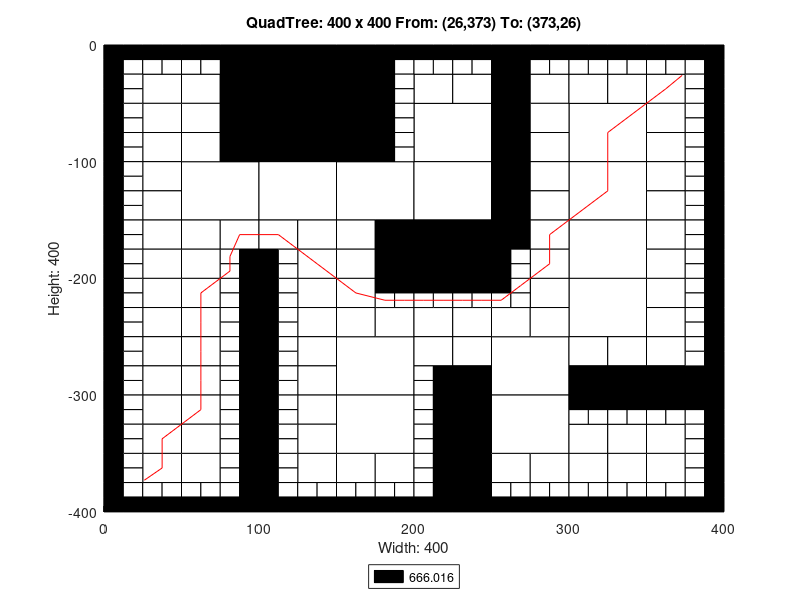

MATLAB code for this plot:
axis([0 400 -400 0]);
title('QuadTree: 400 x 400 From: (26,373) To: (373,26)');
xlabel('Width: 400');
ylabel('Height: 400');
rectangle('Position',[100 -50 50 50], 'FaceColor',[0 0 0]);
rectangle('Position',[100 -100 50 50], 'FaceColor',[0 0 0]);
rectangle('Position',[50 -150 50 50], 'FaceColor',[1 1 1]);
rectangle('Position',[100 -150 50 50], 'FaceColor',[1 1 1]);
rectangle('Position',[150 -150 50 50], 'FaceColor',[1 1 1]);
rectangle('Position',[200 -100 50 50], 'FaceColor',[1 1 1]);
rectangle('Position',[300 -100 50 50], 'FaceColor',[1 1 1]);
rectangle('Position',[200 -150 50 50], 'FaceColor',[1 1 1]);
rectangle('Position',[200 -200 50 50], 'FaceColor',[0 0 0]);
rectangle('Position',[300 -150 50 50], 'FaceColor',[1 1 1]);
rectangle('Position',[300 -200 50 50], 'FaceColor',[1 1 1]);
rectangle('Position',[150 -300 50 50], 'FaceColor',[1 1 1]);
rectangle('Position',[150 -350 50 50], 'FaceColor',[1 1 1]);
rectangle('Position',[250 -300 50 50], 'FaceColor',[1 1 1]);
rectangle('Position',[300 -250 50 50], 'FaceColor',[1 1 1]);
rectangle('Position',[250 -350 50 50], 'FaceColor',[1 1 1]);
rectangle('Position',[25 -50 25 25], 'FaceColor',[1 1 1]);
rectangle('Position',[75 -25 25 25], 'FaceColor',[0 0 0]);
rectangle('Position',[50 -50 25 25], 'FaceColor',[1 1 1]);
rectangle('Position',[75 -50 25 25], 'FaceColor',[0 0 0]);
rectangle('Position',[25 -75 25 25], 'FaceColor',[1 1 1]);
rectangle('Position',[25 -100 25 25], 'FaceColor',[1 1 1]);
rectangle('Position',[50 -75 25 25], 'FaceColor',[1 1 1]);
rectangle('Position',[75 -75 25 25], 'FaceColor',[0 0 0]);
rectangle('Position',[50 -100 25 25], 'FaceColor',[1 1 1]);
rectangle('Position',[75 -100 25 25], 'FaceColor',[0 0 0]);
rectangle('Position',[150 -25 25 25], 'FaceColor',[0 0 0]);
rectangle('Position',[150 -50 25 25], 'FaceColor',[0 0 0]);
rectangle('Position',[150 -75 25 25], 'FaceColor',[0 0 0]);
rectangle('Position',[150 -100 25 25], 'FaceColor',[0 0 0]);
rectangle('Position',[25 -125 25 25], 'FaceColor',[1 1 1]);
rectangle('Position',[25 -150 25 25], 'FaceColor',[1 1 1]);
rectangle('Position',[25 -175 25 25], 'FaceColor',[1 1 1]);
rectangle('Position',[25 -200 25 25], 'FaceColor',[1 1 1]);
rectangle('Position',[50 -175 25 25], 'FaceColor',[1 1 1]);
rectangle('Position',[75 -175 25 25], 'FaceColor',[1 1 1]);
rectangle('Position',[50 -200 25 25], 'FaceColor',[1 1 1]);
rectangle('Position',[100 -175 25 25], 'FaceColor',[1 1 1]);
rectangle('Position',[125 -175 25 25], 'FaceColor',[1 1 1]);
rectangle('Position',[125 -200 25 25], 'FaceColor',[1 1 1]);
rectangle('Position',[150 -175 25 25], 'FaceColor',[1 1 1]);
rectangle('Position',[175 -175 25 25], 'FaceColor',[0 0 0]);
rectangle('Position',[150 -200 25 25], 'FaceColor',[1 1 1]);
rectangle('Position',[175 -200 25 25], 'FaceColor',[0 0 0]);
rectangle('Position',[200 -50 25 25], 'FaceColor',[1 1 1]);
rectangle('Position',[225 -50 25 25], 'FaceColor',[1 1 1]);
rectangle('Position',[250 -25 25 25], 'FaceColor',[0 0 0]);
rectangle('Position',[250 -50 25 25], 'FaceColor',[0 0 0]);
rectangle('Position',[275 -50 25 25], 'FaceColor',[1 1 1]);
rectangle('Position',[250 -75 25 25], 'FaceColor',[0 0 0]);
rectangle('Position',[275 -75 25 25], 'FaceColor',[1 1 1]);
rectangle('Position',[250 -100 25 25], 'FaceColor',[0 0 0]);
rectangle('Position',[275 -100 25 25], 'FaceColor',[1 1 1]);
rectangle('Position',[300 -50 25 25], 'FaceColor',[1 1 1]);
rectangle('Position',[325 -50 25 25], 'FaceColor',[1 1 1]);
rectangle('Position',[350 -50 25 25], 'FaceColor',[1 1 1]);
rectangle('Position',[350 -75 25 25], 'FaceColor',[1 1 1]);
rectangle('Position',[350 -100 25 25], 'FaceColor',[1 1 1]);
rectangle('Position',[250 -125 25 25], 'FaceColor',[0 0 0]);
rectangle('Position',[275 -125 25 25], 'FaceColor',[1 1 1]);
rectangle('Position',[250 -150 25 25], 'FaceColor',[0 0 0]);
rectangle('Position',[275 -150 25 25], 'FaceColor',[1 1 1]);
rectangle('Position',[250 -175 25 25], 'FaceColor',[0 0 0]);
rectangle('Position',[275 -175 25 25], 'FaceColor',[1 1 1]);
rectangle('Position',[275 -200 25 25], 'FaceColor',[1 1 1]);
rectangle('Position',[350 -125 25 25], 'FaceColor',[1 1 1]);
rectangle('Position',[350 -150 25 25], 'FaceColor',[1 1 1]);
rectangle('Position',[350 -175 25 25], 'FaceColor',[1 1 1]);
rectangle('Position',[350 -200 25 25], 'FaceColor',[1 1 1]);
rectangle('Position',[25 -225 25 25], 'FaceColor',[1 1 1]);
rectangle('Position',[25 -250 25 25], 'FaceColor',[1 1 1]);
rectangle('Position',[50 -225 25 25], 'FaceColor',[1 1 1]);
rectangle('Position',[50 -250 25 25], 'FaceColor',[1 1 1]);
rectangle('Position',[25 -275 25 25], 'FaceColor',[1 1 1]);
rectangle('Position',[25 -300 25 25], 'FaceColor',[1 1 1]);
rectangle('Position',[50 -275 25 25], 'FaceColor',[1 1 1]);
rectangle('Position',[50 -300 25 25], 'FaceColor',[1 1 1]);
rectangle('Position',[125 -225 25 25], 'FaceColor',[1 1 1]);
rectangle('Position',[125 -250 25 25], 'FaceColor',[1 1 1]);
rectangle('Position',[150 -225 25 25], 'FaceColor',[1 1 1]);
rectangle('Position',[150 -250 25 25], 'FaceColor',[1 1 1]);
rectangle('Position',[175 -250 25 25], 'FaceColor',[1 1 1]);
rectangle('Position',[125 -275 25 25], 'FaceColor',[1 1 1]);
rectangle('Position',[125 -300 25 25], 'FaceColor',[1 1 1]);
rectangle('Position',[25 -325 25 25], 'FaceColor',[1 1 1]);
rectangle('Position',[25 -350 25 25], 'FaceColor',[1 1 1]);
rectangle('Position',[50 -325 25 25], 'FaceColor',[1 1 1]);
rectangle('Position',[50 -350 25 25], 'FaceColor',[1 1 1]);
rectangle('Position',[25 -375 25 25], 'FaceColor',[1 1 1]);
rectangle('Position',[50 -375 25 25], 'FaceColor',[1 1 1]);
rectangle('Position',[125 -325 25 25], 'FaceColor',[1 1 1]);
rectangle('Position',[125 -350 25 25], 'FaceColor',[1 1 1]);
rectangle('Position',[125 -375 25 25], 'FaceColor',[1 1 1]);
rectangle('Position',[150 -375 25 25], 'FaceColor',[1 1 1]);
rectangle('Position',[175 -375 25 25], 'FaceColor',[1 1 1]);
rectangle('Position',[200 -250 25 25], 'FaceColor',[1 1 1]);
rectangle('Position',[225 -250 25 25], 'FaceColor',[1 1 1]);
rectangle('Position',[275 -225 25 25], 'FaceColor',[1 1 1]);
rectangle('Position',[250 -250 25 25], 'FaceColor',[1 1 1]);
rectangle('Position',[275 -250 25 25], 'FaceColor',[1 1 1]);
rectangle('Position',[200 -275 25 25], 'FaceColor',[1 1 1]);
rectangle('Position',[225 -275 25 25], 'FaceColor',[1 1 1]);
rectangle('Position',[225 -300 25 25], 'FaceColor',[0 0 0]);
rectangle('Position',[350 -225 25 25], 'FaceColor',[1 1 1]);
rectangle('Position',[350 -250 25 25], 'FaceColor',[1 1 1]);
rectangle('Position',[300 -275 25 25], 'FaceColor',[1 1 1]);
rectangle('Position',[325 -275 25 25], 'FaceColor',[1 1 1]);
rectangle('Position',[300 -300 25 25], 'FaceColor',[0 0 0]);
rectangle('Position',[325 -300 25 25], 'FaceColor',[0 0 0]);
rectangle('Position',[350 -275 25 25], 'FaceColor',[1 1 1]);
rectangle('Position',[350 -300 25 25], 'FaceColor',[0 0 0]);
rectangle('Position',[375 -300 25 25], 'FaceColor',[0 0 0]);
rectangle('Position',[225 -325 25 25], 'FaceColor',[0 0 0]);
rectangle('Position',[225 -350 25 25], 'FaceColor',[0 0 0]);
rectangle('Position',[225 -375 25 25], 'FaceColor',[0 0 0]);
rectangle('Position',[225 -400 25 25], 'FaceColor',[0 0 0]);
rectangle('Position',[250 -375 25 25], 'FaceColor',[1 1 1]);
rectangle('Position',[275 -375 25 25], 'FaceColor',[1 1 1]);
rectangle('Position',[300 -350 25 25], 'FaceColor',[1 1 1]);
rectangle('Position',[325 -350 25 25], 'FaceColor',[1 1 1]);
rectangle('Position',[350 -350 25 25], 'FaceColor',[1 1 1]);
rectangle('Position',[300 -375 25 25], 'FaceColor',[1 1 1]);
rectangle('Position',[325 -375 25 25], 'FaceColor',[1 1 1]);
rectangle('Position',[350 -375 25 25], 'FaceColor',[1 1 1]);
rectangle('Position',[0 -12.5 12.5 12.5], 'FaceColor',[0 0 0]);
rectangle('Position',[12.5 -12.5 12.5 12.5], 'FaceColor',[0 0 0]);
rectangle('Position',[0 -25 12.5 12.5], 'FaceColor',[0 0 0]);
rectangle('Position',[12.5 -25 12.5 12.5], 'FaceColor',[1 1 1]);
rectangle('Position',[25 -12.5 12.5 12.5], 'FaceColor',[0 0 0]);
rectangle('Position',[37.5 -12.5 12.5 12.5], 'FaceColor',[0 0 0]);
rectangle('Position',[25 -25 12.5 12.5], 'FaceColor',[1 1 1]);
rectangle('Position',[37.5 -25 12.5 12.5], 'FaceColor',[1 1 1]);
rectangle('Position',[0 -37.5 12.5 12.5], 'FaceColor',[0 0 0]);
rectangle('Position',[12.5 -37.5 12.5 12.5], 'FaceColor',[1 1 1]);
rectangle('Position',[0 -50 12.5 12.5], 'FaceColor',[0 0 0]);
rectangle('Position',[12.5 -50 12.5 12.5], 'FaceColor',[1 1 1]);
rectangle('Position',[50 -12.5 12.5 12.5], 'FaceColor',[0 0 0]);
rectangle('Position',[62.5 -12.5 12.5 12.5], 'FaceColor',[0 0 0]);
rectangle('Position',[50 -25 12.5 12.5], 'FaceColor',[1 1 1]);
rectangle('Position',[62.5 -25 12.5 12.5], 'FaceColor',[1 1 1]);
rectangle('Position',[0 -62.5 12.5 12.5], 'FaceColor',[0 0 0]);
rectangle('Position',[12.5 -62.5 12.5 12.5], 'FaceColor',[1 1 1]);
rectangle('Position',[0 -75 12.5 12.5], 'FaceColor',[0 0 0]);
rectangle('Position',[12.5 -75 12.5 12.5], 'FaceColor',[1 1 1]);
rectangle('Position',[0 -87.5 12.5 12.5], 'FaceColor',[0 0 0]);
rectangle('Position',[12.5 -87.5 12.5 12.5], 'FaceColor',[1 1 1]);
rectangle('Position',[0 -100 12.5 12.5], 'FaceColor',[0 0 0]);
rectangle('Position',[12.5 -100 12.5 12.5], 'FaceColor',[1 1 1]);
rectangle('Position',[175 -12.5 12.5 12.5], 'FaceColor',[0 0 0]);
rectangle('Position',[187.5 -12.5 12.5 12.5], 'FaceColor',[0 0 0]);
rectangle('Position',[175 -25 12.5 12.5], 'FaceColor',[0 0 0]);
rectangle('Position',[187.5 -25 12.5 12.5], 'FaceColor',[1 1 1]);
rectangle('Position',[175 -37.5 12.5 12.5], 'FaceColor',[0 0 0]);
rectangle('Position',[187.5 -37.5 12.5 12.5], 'FaceColor',[1 1 1]);
rectangle('Position',[175 -50 12.5 12.5], 'FaceColor',[0 0 0]);
rectangle('Position',[187.5 -50 12.5 12.5], 'FaceColor',[1 1 1]);
rectangle('Position',[175 -62.5 12.5 12.5], 'FaceColor',[0 0 0]);
rectangle('Position',[187.5 -62.5 12.5 12.5], 'FaceColor',[1 1 1]);
rectangle('Position',[175 -75 12.5 12.5], 'FaceColor',[0 0 0]);
rectangle('Position',[187.5 -75 12.5 12.5], 'FaceColor',[1 1 1]);
rectangle('Position',[175 -87.5 12.5 12.5], 'FaceColor',[0 0 0]);
rectangle('Position',[187.5 -87.5 12.5 12.5], 'FaceColor',[1 1 1]);
rectangle('Position',[175 -100 12.5 12.5], 'FaceColor',[0 0 0]);
rectangle('Position',[187.5 -100 12.5 12.5], 'FaceColor',[1 1 1]);
rectangle('Position',[0 -112.5 12.5 12.5], 'FaceColor',[0 0 0]);
rectangle('Position',[12.5 -112.5 12.5 12.5], 'FaceColor',[1 1 1]);
rectangle('Position',[0 -125 12.5 12.5], 'FaceColor',[0 0 0]);
rectangle('Position',[12.5 -125 12.5 12.5], 'FaceColor',[1 1 1]);
rectangle('Position',[0 -137.5 12.5 12.5], 'FaceColor',[0 0 0]);
rectangle('Position',[12.5 -137.5 12.5 12.5], 'FaceColor',[1 1 1]);
rectangle('Position',[0 -150 12.5 12.5], 'FaceColor',[0 0 0]);
rectangle('Position',[12.5 -150 12.5 12.5], 'FaceColor',[1 1 1]);
rectangle('Position',[0 -162.5 12.5 12.5], 'FaceColor',[0 0 0]);
rectangle('Position',[12.5 -162.5 12.5 12.5], 'FaceColor',[1 1 1]);
rectangle('Position',[0 -175 12.5 12.5], 'FaceColor',[0 0 0]);
rectangle('Position',[12.5 -175 12.5 12.5], 'FaceColor',[1 1 1]);
rectangle('Position',[0 -187.5 12.5 12.5], 'FaceColor',[0 0 0]);
rectangle('Position',[12.5 -187.5 12.5 12.5], 'FaceColor',[1 1 1]);
rectangle('Position',[0 -200 12.5 12.5], 'FaceColor',[0 0 0]);
rectangle('Position',[12.5 -200 12.5 12.5], 'FaceColor',[1 1 1]);
rectangle('Position',[75 -187.5 12.5 12.5], 'FaceColor',[1 1 1]);
rectangle('Position',[87.5 -187.5 12.5 12.5], 'FaceColor',[0 0 0]);
rectangle('Position',[75 -200 12.5 12.5], 'FaceColor',[1 1 1]);
rectangle('Position',[87.5 -200 12.5 12.5], 'FaceColor',[0 0 0]);
rectangle('Position',[100 -187.5 12.5 12.5], 'FaceColor',[0 0 0]);
rectangle('Position',[112.5 -187.5 12.5 12.5], 'FaceColor',[1 1 1]);
rectangle('Position',[100 -200 12.5 12.5], 'FaceColor',[0 0 0]);
rectangle('Position',[112.5 -200 12.5 12.5], 'FaceColor',[1 1 1]);
rectangle('Position',[200 -12.5 12.5 12.5], 'FaceColor',[0 0 0]);
rectangle('Position',[212.5 -12.5 12.5 12.5], 'FaceColor',[0 0 0]);
rectangle('Position',[200 -25 12.5 12.5], 'FaceColor',[1 1 1]);
rectangle('Position',[212.5 -25 12.5 12.5], 'FaceColor',[1 1 1]);
rectangle('Position',[225 -12.5 12.5 12.5], 'FaceColor',[0 0 0]);
rectangle('Position',[237.5 -12.5 12.5 12.5], 'FaceColor',[0 0 0]);
rectangle('Position',[225 -25 12.5 12.5], 'FaceColor',[1 1 1]);
rectangle('Position',[237.5 -25 12.5 12.5], 'FaceColor',[1 1 1]);
rectangle('Position',[275 -12.5 12.5 12.5], 'FaceColor',[0 0 0]);
rectangle('Position',[287.5 -12.5 12.5 12.5], 'FaceColor',[0 0 0]);
rectangle('Position',[275 -25 12.5 12.5], 'FaceColor',[1 1 1]);
rectangle('Position',[287.5 -25 12.5 12.5], 'FaceColor',[1 1 1]);
rectangle('Position',[300 -12.5 12.5 12.5], 'FaceColor',[0 0 0]);
rectangle('Position',[312.5 -12.5 12.5 12.5], 'FaceColor',[0 0 0]);
rectangle('Position',[300 -25 12.5 12.5], 'FaceColor',[1 1 1]);
rectangle('Position',[312.5 -25 12.5 12.5], 'FaceColor',[1 1 1]);
rectangle('Position',[325 -12.5 12.5 12.5], 'FaceColor',[0 0 0]);
rectangle('Position',[337.5 -12.5 12.5 12.5], 'FaceColor',[0 0 0]);
rectangle('Position',[325 -25 12.5 12.5], 'FaceColor',[1 1 1]);
rectangle('Position',[337.5 -25 12.5 12.5], 'FaceColor',[1 1 1]);
rectangle('Position',[350 -12.5 12.5 12.5], 'FaceColor',[0 0 0]);
rectangle('Position',[362.5 -12.5 12.5 12.5], 'FaceColor',[0 0 0]);
rectangle('Position',[350 -25 12.5 12.5], 'FaceColor',[1 1 1]);
rectangle('Position',[362.5 -25 12.5 12.5], 'FaceColor',[1 1 1]);
rectangle('Position',[375 -12.5 12.5 12.5], 'FaceColor',[0 0 0]);
rectangle('Position',[387.5 -12.5 12.5 12.5], 'FaceColor',[0 0 0]);
rectangle('Position',[375 -25 12.5 12.5], 'FaceColor',[1 1 1]);
rectangle('Position',[387.5 -25 12.5 12.5], 'FaceColor',[0 0 0]);
rectangle('Position',[375 -37.5 12.5 12.5], 'FaceColor',[1 1 1]);
rectangle('Position',[387.5 -37.5 12.5 12.5], 'FaceColor',[0 0 0]);
rectangle('Position',[375 -50 12.5 12.5], 'FaceColor',[1 1 1]);
rectangle('Position',[387.5 -50 12.5 12.5], 'FaceColor',[0 0 0]);
rectangle('Position',[375 -62.5 12.5 12.5], 'FaceColor',[1 1 1]);
rectangle('Position',[387.5 -62.5 12.5 12.5], 'FaceColor',[0 0 0]);
rectangle('Position',[375 -75 12.5 12.5], 'FaceColor',[1 1 1]);
rectangle('Position',[387.5 -75 12.5 12.5], 'FaceColor',[0 0 0]);
rectangle('Position',[375 -87.5 12.5 12.5], 'FaceColor',[1 1 1]);
rectangle('Position',[387.5 -87.5 12.5 12.5], 'FaceColor',[0 0 0]);
rectangle('Position',[375 -100 12.5 12.5], 'FaceColor',[1 1 1]);
rectangle('Position',[387.5 -100 12.5 12.5], 'FaceColor',[0 0 0]);
rectangle('Position',[250 -187.5 12.5 12.5], 'FaceColor',[0 0 0]);
rectangle('Position',[262.5 -187.5 12.5 12.5], 'FaceColor',[1 1 1]);
rectangle('Position',[250 -200 12.5 12.5], 'FaceColor',[0 0 0]);
rectangle('Position',[262.5 -200 12.5 12.5], 'FaceColor',[1 1 1]);
rectangle('Position',[375 -112.5 12.5 12.5], 'FaceColor',[1 1 1]);
rectangle('Position',[387.5 -112.5 12.5 12.5], 'FaceColor',[0 0 0]);
rectangle('Position',[375 -125 12.5 12.5], 'FaceColor',[1 1 1]);
rectangle('Position',[387.5 -125 12.5 12.5], 'FaceColor',[0 0 0]);
rectangle('Position',[375 -137.5 12.5 12.5], 'FaceColor',[1 1 1]);
rectangle('Position',[387.5 -137.5 12.5 12.5], 'FaceColor',[0 0 0]);
rectangle('Position',[375 -150 12.5 12.5], 'FaceColor',[1 1 1]);
rectangle('Position',[387.5 -150 12.5 12.5], 'FaceColor',[0 0 0]);
rectangle('Position',[375 -162.5 12.5 12.5], 'FaceColor',[1 1 1]);
rectangle('Position',[387.5 -162.5 12.5 12.5], 'FaceColor',[0 0 0]);
rectangle('Position',[375 -175 12.5 12.5], 'FaceColor',[1 1 1]);
rectangle('Position',[387.5 -175 12.5 12.5], 'FaceColor',[0 0 0]);
rectangle('Position',[375 -187.5 12.5 12.5], 'FaceColor',[1 1 1]);
rectangle('Position',[387.5 -187.5 12.5 12.5], 'FaceColor',[0 0 0]);
rectangle('Position',[375 -200 12.5 12.5], 'FaceColor',[1 1 1]);
rectangle('Position',[387.5 -200 12.5 12.5], 'FaceColor',[0 0 0]);
rectangle('Position',[0 -212.5 12.5 12.5], 'FaceColor',[0 0 0]);
rectangle('Position',[12.5 -212.5 12.5 12.5], 'FaceColor',[1 1 1]);
rectangle('Position',[0 -225 12.5 12.5], 'FaceColor',[0 0 0]);
rectangle('Position',[12.5 -225 12.5 12.5], 'FaceColor',[1 1 1]);
rectangle('Position',[0 -237.5 12.5 12.5], 'FaceColor',[0 0 0]);
rectangle('Position',[12.5 -237.5 12.5 12.5], 'FaceColor',[1 1 1]);
rectangle('Position',[0 -250 12.5 12.5], 'FaceColor',[0 0 0]);
rectangle('Position',[12.5 -250 12.5 12.5], 'FaceColor',[1 1 1]);
rectangle('Position',[75 -212.5 12.5 12.5], 'FaceColor',[1 1 1]);
rectangle('Position',[87.5 -212.5 12.5 12.5], 'FaceColor',[0 0 0]);
rectangle('Position',[75 -225 12.5 12.5], 'FaceColor',[1 1 1]);
rectangle('Position',[87.5 -225 12.5 12.5], 'FaceColor',[0 0 0]);
rectangle('Position',[75 -237.5 12.5 12.5], 'FaceColor',[1 1 1]);
rectangle('Position',[87.5 -237.5 12.5 12.5], 'FaceColor',[0 0 0]);
rectangle('Position',[75 -250 12.5 12.5], 'FaceColor',[1 1 1]);
rectangle('Position',[87.5 -250 12.5 12.5], 'FaceColor',[0 0 0]);
rectangle('Position',[0 -262.5 12.5 12.5], 'FaceColor',[0 0 0]);
rectangle('Position',[12.5 -262.5 12.5 12.5], 'FaceColor',[1 1 1]);
rectangle('Position',[0 -275 12.5 12.5], 'FaceColor',[0 0 0]);
rectangle('Position',[12.5 -275 12.5 12.5], 'FaceColor',[1 1 1]);
rectangle('Position',[0 -287.5 12.5 12.5], 'FaceColor',[0 0 0]);
rectangle('Position',[12.5 -287.5 12.5 12.5], 'FaceColor',[1 1 1]);
rectangle('Position',[0 -300 12.5 12.5], 'FaceColor',[0 0 0]);
rectangle('Position',[12.5 -300 12.5 12.5], 'FaceColor',[1 1 1]);
rectangle('Position',[75 -262.5 12.5 12.5], 'FaceColor',[1 1 1]);
rectangle('Position',[87.5 -262.5 12.5 12.5], 'FaceColor',[0 0 0]);
rectangle('Position',[75 -275 12.5 12.5], 'FaceColor',[1 1 1]);
rectangle('Position',[87.5 -275 12.5 12.5], 'FaceColor',[0 0 0]);
rectangle('Position',[75 -287.5 12.5 12.5], 'FaceColor',[1 1 1]);
rectangle('Position',[87.5 -287.5 12.5 12.5], 'FaceColor',[0 0 0]);
rectangle('Position',[75 -300 12.5 12.5], 'FaceColor',[1 1 1]);
rectangle('Position',[87.5 -300 12.5 12.5], 'FaceColor',[0 0 0]);
rectangle('Position',[100 -212.5 12.5 12.5], 'FaceColor',[0 0 0]);
rectangle('Position',[112.5 -212.5 12.5 12.5], 'FaceColor',[1 1 1]);
rectangle('Position',[100 -225 12.5 12.5], 'FaceColor',[0 0 0]);
rectangle('Position',[112.5 -225 12.5 12.5], 'FaceColor',[1 1 1]);
rectangle('Position',[100 -237.5 12.5 12.5], 'FaceColor',[0 0 0]);
rectangle('Position',[112.5 -237.5 12.5 12.5], 'FaceColor',[1 1 1]);
rectangle('Position',[100 -250 12.5 12.5], 'FaceColor',[0 0 0]);
rectangle('Position',[112.5 -250 12.5 12.5], 'FaceColor',[1 1 1]);
rectangle('Position',[175 -212.5 12.5 12.5], 'FaceColor',[0 0 0]);
rectangle('Position',[187.5 -212.5 12.5 12.5], 'FaceColor',[0 0 0]);
rectangle('Position',[175 -225 12.5 12.5], 'FaceColor',[1 1 1]);
rectangle('Position',[187.5 -225 12.5 12.5], 'FaceColor',[1 1 1]);
rectangle('Position',[100 -262.5 12.5 12.5], 'FaceColor',[0 0 0]);
rectangle('Position',[112.5 -262.5 12.5 12.5], 'FaceColor',[1 1 1]);
rectangle('Position',[100 -275 12.5 12.5], 'FaceColor',[0 0 0]);
rectangle('Position',[112.5 -275 12.5 12.5], 'FaceColor',[1 1 1]);
rectangle('Position',[100 -287.5 12.5 12.5], 'FaceColor',[0 0 0]);
rectangle('Position',[112.5 -287.5 12.5 12.5], 'FaceColor',[1 1 1]);
rectangle('Position',[100 -300 12.5 12.5], 'FaceColor',[0 0 0]);
rectangle('Position',[112.5 -300 12.5 12.5], 'FaceColor',[1 1 1]);
rectangle('Position',[0 -312.5 12.5 12.5], 'FaceColor',[0 0 0]);
rectangle('Position',[12.5 -312.5 12.5 12.5], 'FaceColor',[1 1 1]);
rectangle('Position',[0 -325 12.5 12.5], 'FaceColor',[0 0 0]);
rectangle('Position',[12.5 -325 12.5 12.5], 'FaceColor',[1 1 1]);
rectangle('Position',[0 -337.5 12.5 12.5], 'FaceColor',[0 0 0]);
rectangle('Position',[12.5 -337.5 12.5 12.5], 'FaceColor',[1 1 1]);
rectangle('Position',[0 -350 12.5 12.5], 'FaceColor',[0 0 0]);
rectangle('Position',[12.5 -350 12.5 12.5], 'FaceColor',[1 1 1]);
rectangle('Position',[75 -312.5 12.5 12.5], 'FaceColor',[1 1 1]);
rectangle('Position',[87.5 -312.5 12.5 12.5], 'FaceColor',[0 0 0]);
rectangle('Position',[75 -325 12.5 12.5], 'FaceColor',[1 1 1]);
rectangle('Position',[87.5 -325 12.5 12.5], 'FaceColor',[0 0 0]);
rectangle('Position',[75 -337.5 12.5 12.5], 'FaceColor',[1 1 1]);
rectangle('Position',[87.5 -337.5 12.5 12.5], 'FaceColor',[0 0 0]);
rectangle('Position',[75 -350 12.5 12.5], 'FaceColor',[1 1 1]);
rectangle('Position',[87.5 -350 12.5 12.5], 'FaceColor',[0 0 0]);
rectangle('Position',[0 -362.5 12.5 12.5], 'FaceColor',[0 0 0]);
rectangle('Position',[12.5 -362.5 12.5 12.5], 'FaceColor',[1 1 1]);
rectangle('Position',[0 -375 12.5 12.5], 'FaceColor',[0 0 0]);
rectangle('Position',[12.5 -375 12.5 12.5], 'FaceColor',[1 1 1]);
rectangle('Position',[0 -387.5 12.5 12.5], 'FaceColor',[0 0 0]);
rectangle('Position',[12.5 -387.5 12.5 12.5], 'FaceColor',[1 1 1]);
rectangle('Position',[0 -400 12.5 12.5], 'FaceColor',[0 0 0]);
rectangle('Position',[12.5 -400 12.5 12.5], 'FaceColor',[0 0 0]);
rectangle('Position',[25 -387.5 12.5 12.5], 'FaceColor',[1 1 1]);
rectangle('Position',[37.5 -387.5 12.5 12.5], 'FaceColor',[1 1 1]);
rectangle('Position',[25 -400 12.5 12.5], 'FaceColor',[0 0 0]);
rectangle('Position',[37.5 -400 12.5 12.5], 'FaceColor',[0 0 0]);
rectangle('Position',[75 -362.5 12.5 12.5], 'FaceColor',[1 1 1]);
rectangle('Position',[87.5 -362.5 12.5 12.5], 'FaceColor',[0 0 0]);
rectangle('Position',[75 -375 12.5 12.5], 'FaceColor',[1 1 1]);
rectangle('Position',[87.5 -375 12.5 12.5], 'FaceColor',[0 0 0]);
rectangle('Position',[50 -387.5 12.5 12.5], 'FaceColor',[1 1 1]);
rectangle('Position',[62.5 -387.5 12.5 12.5], 'FaceColor',[1 1 1]);
rectangle('Position',[50 -400 12.5 12.5], 'FaceColor',[0 0 0]);
rectangle('Position',[62.5 -400 12.5 12.5], 'FaceColor',[0 0 0]);
rectangle('Position',[75 -387.5 12.5 12.5], 'FaceColor',[1 1 1]);
rectangle('Position',[87.5 -387.5 12.5 12.5], 'FaceColor',[0 0 0]);
rectangle('Position',[75 -400 12.5 12.5], 'FaceColor',[0 0 0]);
rectangle('Position',[87.5 -400 12.5 12.5], 'FaceColor',[0 0 0]);
rectangle('Position',[100 -312.5 12.5 12.5], 'FaceColor',[0 0 0]);
rectangle('Position',[112.5 -312.5 12.5 12.5], 'FaceColor',[1 1 1]);
rectangle('Position',[100 -325 12.5 12.5], 'FaceColor',[0 0 0]);
rectangle('Position',[112.5 -325 12.5 12.5], 'FaceColor',[1 1 1]);
rectangle('Position',[100 -337.5 12.5 12.5], 'FaceColor',[0 0 0]);
rectangle('Position',[112.5 -337.5 12.5 12.5], 'FaceColor',[1 1 1]);
rectangle('Position',[100 -350 12.5 12.5], 'FaceColor',[0 0 0]);
rectangle('Position',[112.5 -350 12.5 12.5], 'FaceColor',[1 1 1]);
rectangle('Position',[100 -362.5 12.5 12.5], 'FaceColor',[0 0 0]);
rectangle('Position',[112.5 -362.5 12.5 12.5], 'FaceColor',[1 1 1]);
rectangle('Position',[100 -375 12.5 12.5], 'FaceColor',[0 0 0]);
rectangle('Position',[112.5 -375 12.5 12.5], 'FaceColor',[1 1 1]);
rectangle('Position',[100 -387.5 12.5 12.5], 'FaceColor',[0 0 0]);
rectangle('Position',[112.5 -387.5 12.5 12.5], 'FaceColor',[1 1 1]);
rectangle('Position',[100 -400 12.5 12.5], 'FaceColor',[0 0 0]);
rectangle('Position',[112.5 -400 12.5 12.5], 'FaceColor',[0 0 0]);
rectangle('Position',[125 -387.5 12.5 12.5], 'FaceColor',[1 1 1]);
rectangle('Position',[137.5 -387.5 12.5 12.5], 'FaceColor',[1 1 1]);
rectangle('Position',[125 -400 12.5 12.5], 'FaceColor',[0 0 0]);
rectangle('Position',[137.5 -400 12.5 12.5], 'FaceColor',[0 0 0]);
rectangle('Position',[150 -387.5 12.5 12.5], 'FaceColor',[1 1 1]);
rectangle('Position',[162.5 -387.5 12.5 12.5], 'FaceColor',[1 1 1]);
rectangle('Position',[150 -400 12.5 12.5], 'FaceColor',[0 0 0]);
rectangle('Position',[162.5 -400 12.5 12.5], 'FaceColor',[0 0 0]);
rectangle('Position',[175 -387.5 12.5 12.5], 'FaceColor',[1 1 1]);
rectangle('Position',[187.5 -387.5 12.5 12.5], 'FaceColor',[1 1 1]);
rectangle('Position',[175 -400 12.5 12.5], 'FaceColor',[0 0 0]);
rectangle('Position',[187.5 -400 12.5 12.5], 'FaceColor',[0 0 0]);
rectangle('Position',[200 -212.5 12.5 12.5], 'FaceColor',[0 0 0]);
rectangle('Position',[212.5 -212.5 12.5 12.5], 'FaceColor',[0 0 0]);
rectangle('Position',[200 -225 12.5 12.5], 'FaceColor',[1 1 1]);
rectangle('Position',[212.5 -225 12.5 12.5], 'FaceColor',[1 1 1]);
rectangle('Position',[225 -212.5 12.5 12.5], 'FaceColor',[0 0 0]);
rectangle('Position',[237.5 -212.5 12.5 12.5], 'FaceColor',[0 0 0]);
rectangle('Position',[225 -225 12.5 12.5], 'FaceColor',[1 1 1]);
rectangle('Position',[237.5 -225 12.5 12.5], 'FaceColor',[1 1 1]);
rectangle('Position',[250 -212.5 12.5 12.5], 'FaceColor',[0 0 0]);
rectangle('Position',[262.5 -212.5 12.5 12.5], 'FaceColor',[1 1 1]);
rectangle('Position',[250 -225 12.5 12.5], 'FaceColor',[1 1 1]);
rectangle('Position',[262.5 -225 12.5 12.5], 'FaceColor',[1 1 1]);
rectangle('Position',[200 -287.5 12.5 12.5], 'FaceColor',[1 1 1]);
rectangle('Position',[212.5 -287.5 12.5 12.5], 'FaceColor',[0 0 0]);
rectangle('Position',[200 -300 12.5 12.5], 'FaceColor',[1 1 1]);
rectangle('Position',[212.5 -300 12.5 12.5], 'FaceColor',[0 0 0]);
rectangle('Position',[375 -212.5 12.5 12.5], 'FaceColor',[1 1 1]);
rectangle('Position',[387.5 -212.5 12.5 12.5], 'FaceColor',[0 0 0]);
rectangle('Position',[375 -225 12.5 12.5], 'FaceColor',[1 1 1]);
rectangle('Position',[387.5 -225 12.5 12.5], 'FaceColor',[0 0 0]);
rectangle('Position',[375 -237.5 12.5 12.5], 'FaceColor',[1 1 1]);
rectangle('Position',[387.5 -237.5 12.5 12.5], 'FaceColor',[0 0 0]);
rectangle('Position',[375 -250 12.5 12.5], 'FaceColor',[1 1 1]);
rectangle('Position',[387.5 -250 12.5 12.5], 'FaceColor',[0 0 0]);
rectangle('Position',[375 -262.5 12.5 12.5], 'FaceColor',[1 1 1]);
rectangle('Position',[387.5 -262.5 12.5 12.5], 'FaceColor',[0 0 0]);
rectangle('Position',[375 -275 12.5 12.5], 'FaceColor',[1 1 1]);
rectangle('Position',[387.5 -275 12.5 12.5], 'FaceColor',[0 0 0]);
rectangle('Position',[200 -312.5 12.5 12.5], 'FaceColor',[1 1 1]);
rectangle('Position',[212.5 -312.5 12.5 12.5], 'FaceColor',[0 0 0]);
rectangle('Position',[200 -325 12.5 12.5], 'FaceColor',[1 1 1]);
rectangle('Position',[212.5 -325 12.5 12.5], 'FaceColor',[0 0 0]);
rectangle('Position',[200 -337.5 12.5 12.5], 'FaceColor',[1 1 1]);
rectangle('Position',[212.5 -337.5 12.5 12.5], 'FaceColor',[0 0 0]);
rectangle('Position',[200 -350 12.5 12.5], 'FaceColor',[1 1 1]);
rectangle('Position',[212.5 -350 12.5 12.5], 'FaceColor',[0 0 0]);
rectangle('Position',[200 -362.5 12.5 12.5], 'FaceColor',[1 1 1]);
rectangle('Position',[212.5 -362.5 12.5 12.5], 'FaceColor',[0 0 0]);
rectangle('Position',[200 -375 12.5 12.5], 'FaceColor',[1 1 1]);
rectangle('Position',[212.5 -375 12.5 12.5], 'FaceColor',[0 0 0]);
rectangle('Position',[200 -387.5 12.5 12.5], 'FaceColor',[1 1 1]);
rectangle('Position',[212.5 -387.5 12.5 12.5], 'FaceColor',[0 0 0]);
rectangle('Position',[200 -400 12.5 12.5], 'FaceColor',[0 0 0]);
rectangle('Position',[212.5 -400 12.5 12.5], 'FaceColor',[0 0 0]);
rectangle('Position',[250 -387.5 12.5 12.5], 'FaceColor',[1 1 1]);
rectangle('Position',[262.5 -387.5 12.5 12.5], 'FaceColor',[1 1 1]);
rectangle('Position',[250 -400 12.5 12.5], 'FaceColor',[0 0 0]);
rectangle('Position',[262.5 -400 12.5 12.5], 'FaceColor',[0 0 0]);
rectangle('Position',[275 -387.5 12.5 12.5], 'FaceColor',[1 1 1]);
rectangle('Position',[287.5 -387.5 12.5 12.5], 'FaceColor',[1 1 1]);
rectangle('Position',[275 -400 12.5 12.5], 'FaceColor',[0 0 0]);
rectangle('Position',[287.5 -400 12.5 12.5], 'FaceColor',[0 0 0]);
rectangle('Position',[300 -312.5 12.5 12.5], 'FaceColor',[0 0 0]);
rectangle('Position',[312.5 -312.5 12.5 12.5], 'FaceColor',[0 0 0]);
rectangle('Position',[300 -325 12.5 12.5], 'FaceColor',[1 1 1]);
rectangle('Position',[312.5 -325 12.5 12.5], 'FaceColor',[1 1 1]);
rectangle('Position',[325 -312.5 12.5 12.5], 'FaceColor',[0 0 0]);
rectangle('Position',[337.5 -312.5 12.5 12.5], 'FaceColor',[0 0 0]);
rectangle('Position',[325 -325 12.5 12.5], 'FaceColor',[1 1 1]);
rectangle('Position',[337.5 -325 12.5 12.5], 'FaceColor',[1 1 1]);
rectangle('Position',[350 -312.5 12.5 12.5], 'FaceColor',[0 0 0]);
rectangle('Position',[362.5 -312.5 12.5 12.5], 'FaceColor',[0 0 0]);
rectangle('Position',[350 -325 12.5 12.5], 'FaceColor',[1 1 1]);
rectangle('Position',[362.5 -325 12.5 12.5], 'FaceColor',[1 1 1]);
rectangle('Position',[375 -312.5 12.5 12.5], 'FaceColor',[0 0 0]);
rectangle('Position',[387.5 -312.5 12.5 12.5], 'FaceColor',[0 0 0]);
rectangle('Position',[375 -325 12.5 12.5], 'FaceColor',[1 1 1]);
rectangle('Position',[387.5 -325 12.5 12.5], 'FaceColor',[0 0 0]);
rectangle('Position',[375 -337.5 12.5 12.5], 'FaceColor',[1 1 1]);
rectangle('Position',[387.5 -337.5 12.5 12.5], 'FaceColor',[0 0 0]);
rectangle('Position',[375 -350 12.5 12.5], 'FaceColor',[1 1 1]);
rectangle('Position',[387.5 -350 12.5 12.5], 'FaceColor',[0 0 0]);
rectangle('Position',[300 -387.5 12.5 12.5], 'FaceColor',[1 1 1]);
rectangle('Position',[312.5 -387.5 12.5 12.5], 'FaceColor',[1 1 1]);
rectangle('Position',[300 -400 12.5 12.5], 'FaceColor',[0 0 0]);
rectangle('Position',[312.5 -400 12.5 12.5], 'FaceColor',[0 0 0]);
rectangle('Position',[325 -387.5 12.5 12.5], 'FaceColor',[1 1 1]);
rectangle('Position',[337.5 -387.5 12.5 12.5], 'FaceColor',[1 1 1]);
rectangle('Position',[325 -400 12.5 12.5], 'FaceColor',[0 0 0]);
rectangle('Position',[337.5 -400 12.5 12.5], 'FaceColor',[0 0 0]);
rectangle('Position',[375 -362.5 12.5 12.5], 'FaceColor',[1 1 1]);
rectangle('Position',[387.5 -362.5 12.5 12.5], 'FaceColor',[0 0 0]);
rectangle('Position',[375 -375 12.5 12.5], 'FaceColor',[1 1 1]);
rectangle('Position',[387.5 -375 12.5 12.5], 'FaceColor',[0 0 0]);
rectangle('Position',[350 -387.5 12.5 12.5], 'FaceColor',[1 1 1]);
rectangle('Position',[362.5 -387.5 12.5 12.5], 'FaceColor',[1 1 1]);
rectangle('Position',[350 -400 12.5 12.5], 'FaceColor',[0 0 0]);
rectangle('Position',[362.5 -400 12.5 12.5], 'FaceColor',[0 0 0]);
rectangle('Position',[375 -387.5 12.5 12.5], 'FaceColor',[1 1 1]);
rectangle('Position',[387.5 -387.5 12.5 12.5], 'FaceColor',[0 0 0]);
rectangle('Position',[375 -400 12.5 12.5], 'FaceColor',[0 0 0]);
rectangle('Position',[387.5 -400 12.5 12.5], 'FaceColor',[0 0 0]);
X=[373,362.5,325,325,287.5,287.5,268.75,256.25,243.75,231.25,218.75,206.25,193.75,181.25,162.5,137.5,112.5,87.5,81.25,81.25,62.5,62.5,62.5,62.5,62.5,37.5,37.5,26];
Y=[-26,-37.5,-75,-125,-162.5,-187.5,-206.25,-218.75,-218.75,-218.75,-218.75,-218.75,-218.75,-218.75,-212.5,-187.5,-162.5,-162.5,-181.25,-193.75,-212.5,-237.5,-262.5,-287.5,-312.5,-337.5,-362.5,-373];
hold on;
plot(X,Y,'r');
legend('666.016','Location','southoutside');
